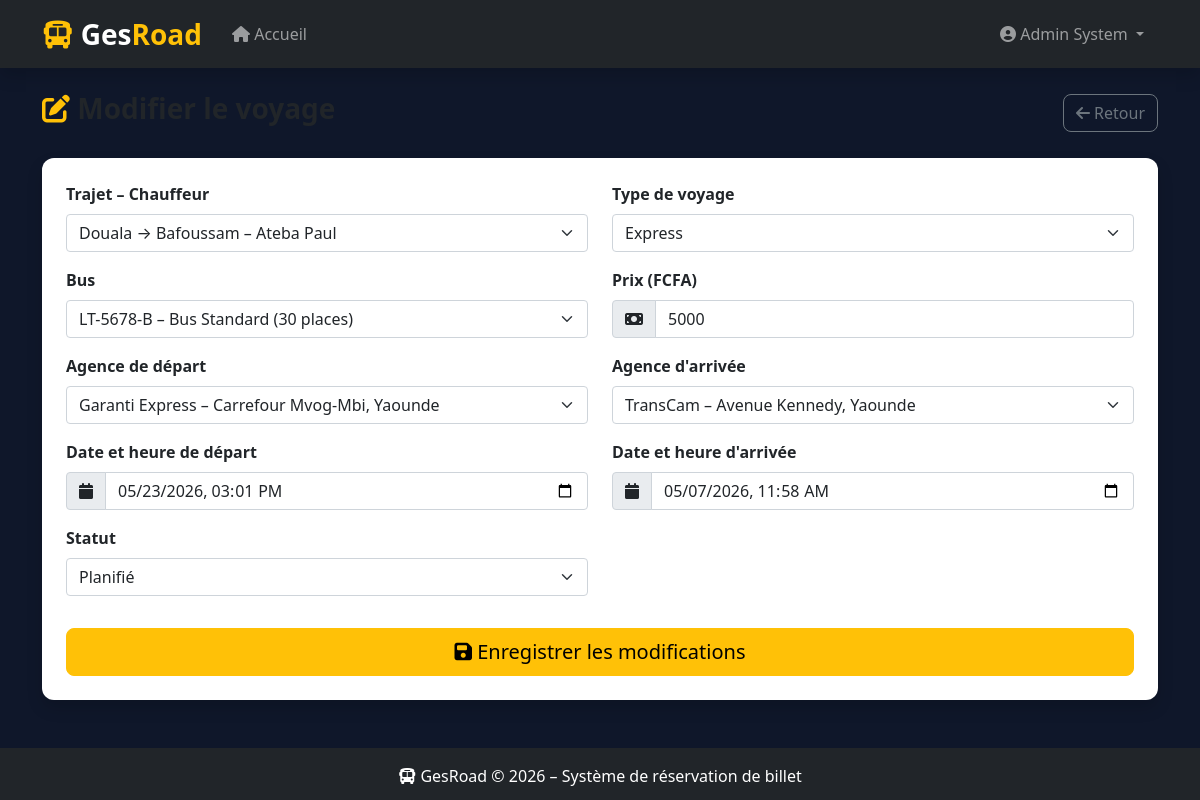
The app's page /index.php?controller=admin&action=modifierVoyage&id=11 (signed in) with its own data.
### tables this page shows
CREATE TABLE `voyage` (
  `id` int(11) NOT NULL AUTO_INCREMENT,
  `agencelocaledeapart_id` int(11) NOT NULL,
  `trajetchauffeur_id` int(11) DEFAULT NULL,
  `agenceloacledarrive_id` int(11) NOT NULL,
  `type_id` int(11) DEFAULT NULL,
  `bus_id` int(11) DEFAULT NULL,
  `dateheuredepart` datetime DEFAULT NULL,
  `dateheurearrive` datetime DEFAULT NULL,
  `prix` float DEFAULT NULL,
  `statut` int(11) DEFAULT NULL,
  `placerestante` int(11) DEFAULT NULL,
  PRIMARY KEY (`id`),
  KEY `FK_Association_16` (`agenceloacledarrive_id`),
  KEY `FK_Association_17` (`trajetchauffeur_id`),
  KEY `FK_Association_18` (`agencelocaledeapart_id`),
  KEY `FK_Association_6` (`bus_id`),
  KEY `FK_Association_7` (`type_id`),
  CONSTRAINT `FK_Association_16` FOREIGN KEY (`agenceloacledarrive_id`) REFERENCES `agence_locale` (`id`),
  CONSTRAINT `FK_Association_17` FOREIGN KEY (`trajetchauffeur_id`) REFERENCES `trajet_chauffeur` (`id`),
  CONSTRAINT `FK_Association_18` FOREIGN KEY (`agencelocaledeapart_id`) REFERENCES `agence_locale` (`id`),
  CONSTRAINT `FK_Association_6` FOREIGN KEY (`bus_id`) REFERENCES `bus` (`id`),
  CONSTRAINT `FK_Association_7` FOREIGN KEY (`type_id`) REFERENCES `typevoyage` (`id`)
);

CREATE TABLE `typevoyage` (
  `id` int(11) NOT NULL AUTO_INCREMENT,
  `libelle` varchar(254) DEFAULT NULL,
  `description` int(11) DEFAULT NULL,
  PRIMARY KEY (`id`)
);

CREATE TABLE `agence_locale` (
  `id` int(11) NOT NULL AUTO_INCREMENT,
  `agence_id` int(11) DEFAULT NULL,
  `addresse` varchar(254) DEFAULT NULL,
  `telephone` varchar(254) DEFAULT NULL,
  `statut` int(11) DEFAULT NULL,
  `photo` varchar(255) DEFAULT NULL,
  PRIMARY KEY (`id`),
  KEY `FK_Association_1` (`agence_id`),
  CONSTRAINT `FK_Association_1` FOREIGN KEY (`agence_id`) REFERENCES `agence` (`id`)
);

CREATE TABLE `agence` (
  `id` int(11) NOT NULL AUTO_INCREMENT,
  `nom` varchar(254) DEFAULT NULL,
  `description` varchar(254) DEFAULT NULL,
  `logo` varchar(254) DEFAULT NULL,
  `devise` varchar(254) DEFAULT NULL,
  PRIMARY KEY (`id`)
);

### controllers/admincontrollers.php (called while the page is built, shortened)
<?php
require_once MODELS . '/Voyage.php';
require_once MODELS . '/AgenceLocale.php';
require_once MODELS . '/Bus.php';
class AdminController {
    private $pdo;
    private $voyage;
    private $agenceLocale;
    private $bus;
    public function __construct($pdo) {
        $this->pdo          = $pdo;
        $this->voyage       = new Voyage($pdo);
        $this->agenceLocale = new AgenceLocale($pdo);
        $this->bus          = new Bus($pdo);
    }
    public function modifierVoyage() {
        $id                 = $_GET['id'];
        $voyage             = $this->voyage->getDetails($id);
        $trajets_chauffeurs = $this->getTrajetsChaufeurs();
        $agences_locales    = $this->agenceLocale->lister();
        $types_voyage       = $this->getTypesVoyage();
        $bus_disponibles    = $this->bus->listerDisponibles();
        require_once VIEWS . '/admin/voyage/modifier.php';
    }
    private function getTrajetsChaufeurs() {
    $stmt = $this->pdo->prepare("
        SELECT
            tc.id,
            CONCAT(t.villedepart,' → ',t.villearrive,' – ',c.nom,' ',c.prenom) AS libelle
        FROM trajet_chauffeur tc
        JOIN trajet t    ON t.id = tc.trajet_id
        JOIN chauffeur c ON c.id = tc.chauffeur_id
        WHERE c.statut  = 1
        AND   tc.statut = 1  -- ✅ seulement les disponibles
        ORDER BY t.villedepart ASC
    ");
    $stmt->execute();
    return $stmt->fetchAll(PDO::FETCH_ASSOC);
}
    private function getTypesVoyage() {
        $stmt = $this->pdo->prepare("SELECT * FROM typevoyage ORDER BY libelle ASC");
        $stmt->execute();
        return $stmt->fetchAll(PDO::FETCH_ASSOC);
    }
}
?>

### models/voyage.php (called while the page is built, shortened)
<?php
class Voyage {
    private $pdo;
    public function __construct($pdo) {
        $this->pdo = $pdo;
    }
    public function getDetails($id) {
    $stmt = $this->pdo->prepare("
        SELECT
            v.id,
            v.trajetchauffeur_id,
            v.agencelocaledeapart_id,
            v.agenceloacledarrive_id,
            v.type_id,
            v.bus_id,
            t.villedepart,
            t.villearrive,
            t.distance,
            t.duree,
            v.dateheuredepart,
            v.dateheurearrive,
            v.prix,
            v.placerestante,
            v.statut,
            tv.libelle          AS type_voyage,
            b.immatriculation   AS bus,
            b.nbre_place,
            tb.libelle          AS type_bus,
            CONCAT(c.nom,' ',c.prenom) AS chauffeur,
            c.telephone         AS tel_chauffeur,
            al1.addresse        AS agence_depart,
            al1.photo           AS photo_depart,
            al2.addresse        AS agence_arrivee,
            al2.photo           AS photo_arrivee
        FROM voyage v
        JOIN trajet_chauffeur tc ON tc.id   = v.trajetchauffeur_id
        JOIN trajet t            ON t.id    = tc.trajet_id
        JOIN chauffeur c         ON c.id    = tc.chauffeur_id
        JOIN typevoyage tv       ON tv.id   = v.type_id
        JOIN bus b               ON b.id    = v.bus_id
        JOIN typebus tb          ON tb.id   = b.typebus_id
        JOIN agence_locale al1   ON al1.id  = v.agencelocaledeapart_id
        JOIN agence_locale al2   ON al2.id  = v.agenceloacledarrive_id
        WHERE v.id = ?
    ");
    $stmt->execute([$id]);
    return $stmt->fetch(PDO::FETCH_ASSOC);
}
}
?>

### models/bus.php (called while the page is built, shortened)
<?php
class Bus {
    private $pdo;
    public function __construct($pdo) {
        $this->pdo = $pdo;
    }
    public function listerDisponibles() {
        $stmt = $this->pdo->prepare("
            SELECT b.*, tb.libelle AS type_bus
            FROM bus b
            JOIN typebus tb ON tb.id = b.typebus_id
            WHERE b.estdisponible = 1
        ");
        $stmt->execute();
        return $stmt->fetchAll(PDO::FETCH_ASSOC);
    }
}
?>

### models/agencelocale.php (called while the page is built, shortened)
<?php
class AgenceLocale {
    private $pdo;
    public function __construct($pdo) {
        $this->pdo = $pdo;
    }
    public function lister() {
        $stmt = $this->pdo->prepare("
            SELECT al.*, a.nom AS nom_agence
            FROM agence_locale al
            JOIN agence a ON a.id = al.agence_id
            ORDER BY a.nom ASC
        ");
        $stmt->execute();
        return $stmt->fetchAll(PDO::FETCH_ASSOC);
    }
}
?>

### views/admin/voyage/modifier.php (the view, shortened to what this page needs)
<?php include ROOT . '/views/layout.php'; ?>
<div class="d-flex justify-content-between align-items-center mb-4">
    <h3 class="fw-bold">
        <i class="fas fa-edit text-warning"></i> Modifier le voyage
    </h3>
    <a href="<?= BASE_URL ?>/index.php?controller=admin&action=listeVoyages"
       class="btn btn-outline-secondary">
        <i class="fas fa-arrow-left"></i> Retour
    </a>
</div>
<div class="card shadow border-0">
    <div class="card-body p-4">
        <form method="POST" action="<?= BASE_URL ?>/index.php?controller=admin&action=modifierVoyage&id=<?= $voyage['id'] ?>">
            <div class="row">
                <div class="col-md-6 mb-3">
                    <label class="form-label fw-bold">Trajet – Chauffeur</label>
                    <select name="trajetchauffeur_id" class="form-select" required>
                        <?php foreach ($trajets_chauffeurs as $tc): ?>
                            <option value="<?= $tc['id'] ?>"
                                <?= $tc['id'] == $voyage['trajetchauffeur_id'] ? 'selected' : '' ?>>
                                <?= $tc['libelle'] ?>
                            </option>
                        <?php endforeach; ?>
                    </select>
                </div>
                <div class="col-md-6 mb-3">
                    <label class="form-label fw-bold">Type de voyage</label>
                    <select name="type_id" class="form-select" required>
                        <?php foreach ($types_voyage as $tv): ?>
                            <option value="<?= $tv['id'] ?>"
                                <?= $tv['id'] == $voyage['type_id'] ? 'selected' : '' ?>>
                                <?= $tv['libelle'] ?>
                            </option>
                        <?php endforeach; ?>
                    </select>
                </div>
                <div class="col-md-6 mb-3">
                    <label class="form-label fw-bold">Bus</label>
                    <select name="bus_id" class="form-select" required>
                        <?php foreach ($bus_disponibles as $b): ?>
                            <option value="<?= $b['id'] ?>"
                                <?= $b['id'] == $voyage['bus_id'] ? 'selected' : '' ?>>
                                <?= $b['immatriculation'] ?> – <?= $b['type_bus'] ?> (<?= $b['nbre_place'] ?> places)
                            </option>
                        <?php endforeach; ?>
                    </select>
                </div>
                <div class="col-md-6 mb-3">
                    <label class="form-label fw-bold">Prix (FCFA)</label>
                    <div class="input-group">
                        <span class="input-group-text">
                            <i class="fas fa-money-bill"></i>
                        </span>
                        <input type="number" name="prix" class="form-control"
                               value="<?= $voyage['prix'] ?>" required>
                    </div>
                </div>
                <div class="col-md-6 mb-3">
                    <label class="form-label fw-bold">Agence de départ</label>
                    <select name="agencelocaledeapart_id" class="form-select" required>
                        <?php foreach ($agences_locales as $al): ?>
                            <option value="<?= $al['id'] ?>"
                                <?= $al['id'] == $voyage['agencelocaledeapart_id'] ? 'selected' : '' ?>>
                                <?= $al['nom_agence'] ?> – <?= $al['addresse'] ?>
                            </option>
                        <?php endforeach; ?>
                    </select>
                </div>
                <div class="col-md-6 mb-3">
                    <label class="form-label fw-bold">Agence d'arrivée</label>
                    <select name="agenceloacledarrive_id" class="form-select" required>
                        <?php foreach ($agences_locales as $al): ?>
                            <option value="<?= $al['id'] ?>"
                                <?= $al['id'] == $voyage['agenceloacledarrive_id'] ? 'selected' : '' ?>>
                                <?= $al['nom_agence'] ?> – <?= $al['addresse'] ?>
                            </option>
                        <?php endforeach; ?>
                    </select>
                </div>
                <div class="col-md-6 mb-3">
                    <label class="form-label fw-bold">Date et heure de départ</label>
                    <div class="input-group">
                        <span class="input-group-text">
                            <i class="fas fa-calendar"></i>
                        </span>
                        <input type="datetime-local" name="dateheuredepart"
                               class="form-control"
                               value="<?= date('Y-m-d\TH:i', strtotime($voyage['dateheuredepart'])) ?>"
                               required>
                    </div>
                </div>
                <div class="col-md-6 mb-3">
                    <label class="form-label fw-bold">Date et heure d'arrivée</label>
                    <div class="input-group">
                        <span class="input-group-text">
                            <i class="fas fa-calendar"></i>
                        </span>
                        <input type="datetime-local" name="dateheurearrive"
                               class="form-control"
                               value="<?= date('Y-m-d\TH:i', strtotime($voyage['dateheurearrive'])) ?>"
                               required>
                    </div>
                </div>
                <div class="col-md-6 mb-3">
                    <label class="form-label fw-bold">Statut</label>
                    <select name="statut" class="form-select" required>
                        <option value="0" <?= $voyage['statut'] == 0 ? 'selected' : '' ?>>Planifié</option>
                    </select>
                </div>
            </div>
            <div class="d-grid mt-3">
                <button type="submit" class="btn btn-warning btn-lg">
                    <i class="fas fa-save"></i> Enregistrer les modifications
                </button>
            </div>
        </form>
    </div>
</div>
<?php include ROOT . '/views/layout_footer.php'; ?>

### assets/css/style.css (style rules this page uses)
body { background-size: cover; background-position: center; background-repeat: no-repeat; transition: background-image 1s ease-in-out; }
html, body { height: 100%; margin: 0; background-color: #0f172a; }
.card { border-radius: 12px; border: none; }
.btn { border-radius: 8px; }
.input-group-text { background-color: #e9ecef; }

### records on screen
voyage: trajetchauffeur_id "Douala → Bafoussam – Ateba Paul", type_id "Express", prix "5000", agencelocaledeapart_id "Garanti Express – Carrefour Mvog-Mbi, Yaounde", agenceloacledarrive_id "TransCam – Avenue Kennedy, Yaounde", dateheuredepart "05/23/2026 15:01", dateheurearrive "05/07/2026 11:58", statut "Planifié"

### other values on screen
$_SESSION['user_nom'] "Admin"
$_SESSION['user_prenom'] "System"
form field bus_id "LT-5678-B – Bus Standard (30 places)"
